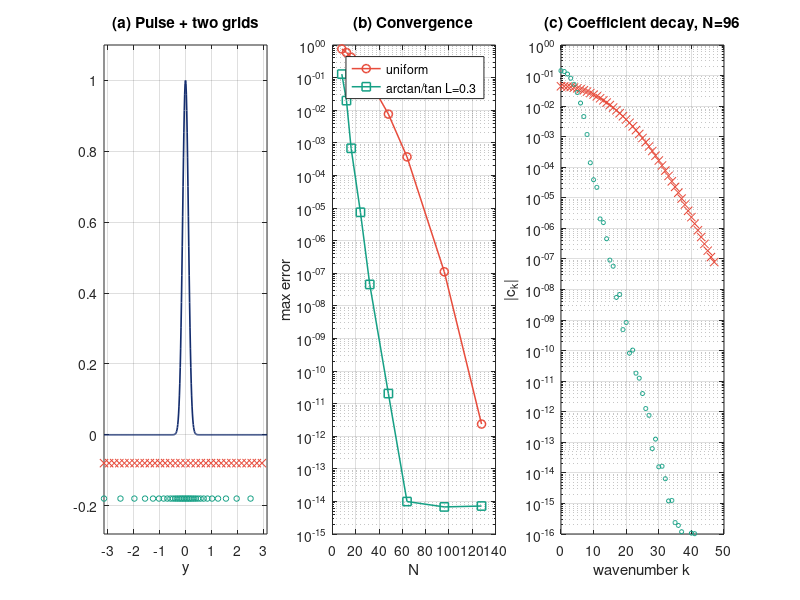
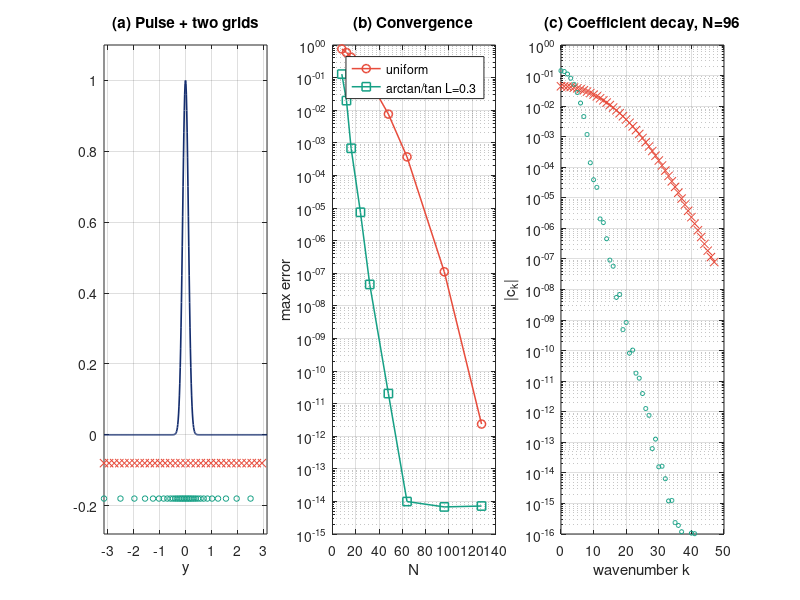

The MATLAB script that drew these images, in order:
function periodic_pulse_two_grids()
%% periodic_pulse_two_grids - Chapter 19, Computational Etude 19.1.
%
% Periodic localised pulse f(y) = exp(-kappa (1 - cos y)) approximated on
%
%   (1) a uniform Fourier grid;
%   (2) the 2-pi-periodic arctan/tan map
%         y = 2 arctan( L tan(x/2) ),
%       using a uniform computational grid in x.
%
% Compares max-norm interpolation error and coefficient decay.  This is
% the chapter's opening shock: the computational coordinate is part of the
% numerical method.
%
% Author: Dr. Denys Dutykh (Khalifa University, Abu Dhabi, UAE)
% Part of "Computational Etudes: A Spectral Approach"

    script_dir = fileparts(mfilename('fullpath'));
    out_dir = fullfile(script_dir, '..', '..', '..', ...
                       'textbook', 'figures', 'ch19', 'matlab');
    if ~exist(out_dir, 'dir'); mkdir(out_dir); end

    KAPPA = 80; L = 0.3;
    Ns = [8 12 16 24 32 48 64 96 128];
    y_eval = linspace(-pi + 1e-9, pi - 1e-9, 4097);
    truth  = target(y_eval, KAPPA);

    err_U = zeros(size(Ns));
    err_M = zeros(size(Ns));
    for i = 1:length(Ns)
        N = Ns(i);
        yU = -pi + 2*pi*(0:N-1)/N;
        fU = target(yU, KAPPA);
        approx_U = fourier_interp(yU, fU, y_eval);
        err_U(i) = max(abs(approx_U - truth));

        x  = -pi + 2*pi*(0:N-1)/N;
        yM = 2*atan(L*tan(x/2));
        fM = target(yM, KAPPA);
        approx_M = mapped_interp(x, fM, y_eval, L);
        err_M(i) = max(abs(approx_M - truth));
    end

    % coefficient decay at N=96
    N = 96;
    yU = -pi + 2*pi*(0:N-1)/N;
    cU = abs(fftshift(fft(target(yU, KAPPA))/N));
    x  = -pi + 2*pi*(0:N-1)/N;
    yM = 2*atan(L*tan(x/2));
    cM = abs(fftshift(fft(target(yM, KAPPA))/N));
    k  = fftshift((0:N-1) - (0:N-1 >= N/2)*N);

    NAVY=[20 45 110]/255; CORAL=[231 76 60]/255; TEAL=[22 160 133]/255;

    fig = figure('Position',[100 100 1100 340],'Color','w');

    subplot(1,3,1); hold on;
    y_line = linspace(-pi, pi, 401);
    plot(y_line, target(y_line, KAPPA), '-', 'Color', NAVY, 'LineWidth',1.2);
    Nshow = 32;
    yU32 = -pi + 2*pi*(0:Nshow-1)/Nshow;
    x32  = yU32;
    yM32 = 2*atan(L*tan(x32/2));
    plot(yU32, -0.08*ones(size(yU32)), 'x', 'Color', CORAL, 'MarkerSize',6);
    plot(yM32, -0.18*ones(size(yM32)), 'o', 'Color', TEAL, 'MarkerSize',4);
    xlim([-pi pi]); ylim([-0.28 1.1]);
    xlabel('y'); title('(a) Pulse + two grids'); box on; grid on;

    subplot(1,3,2);
    semilogy(Ns, err_U, '-o', 'Color', CORAL, 'LineWidth',1.1); hold on;
    semilogy(Ns, err_M, '-s', 'Color', TEAL,  'LineWidth',1.1);
    xlabel('N'); ylabel('max error'); title('(b) Convergence'); box on; grid on;
    legend({'uniform','arctan/tan L=0.3'}, 'Location','best');

    subplot(1,3,3);
    mask = k >= 0;
    semilogy(k(mask), cU(mask)+1e-18, 'x', 'Color', CORAL); hold on;
    semilogy(k(mask), cM(mask)+1e-18, 'o', 'Color', TEAL, 'MarkerSize',3);
    ylim([1e-16 1]); xlabel('wavenumber k'); ylabel('|c_k|');
    title('(c) Coefficient decay, N=96'); box on; grid on;

    print(fig, fullfile(out_dir, 'periodic_pulse_two_grids.pdf'), '-dpdf');
    print(fig, fullfile(out_dir, 'periodic_pulse_two_grids.png'), '-dpng');
    fprintf('[19.1-matlab] figure saved\n');
end

function v = target(y, kappa)
    v = exp(-kappa*(1 - cos(y)));
end

function vals = fourier_interp(y_nodes, f_nodes, y_eval)
    N = length(y_nodes);
    coeffs = fft(f_nodes)/N;
    k = [0:N/2-1, -N/2:-1];
    vals = zeros(size(y_eval));
    for m = 1:N
        vals = vals + real(coeffs(m) * exp(1i*k(m)*(y_eval + pi)));
    end
end

function vals = mapped_interp(x_nodes, f_nodes, y_eval, L)
    x_eval = 2*atan(tan(y_eval/2) / L);
    vals = fourier_interp(x_nodes, f_nodes, x_eval);
end
